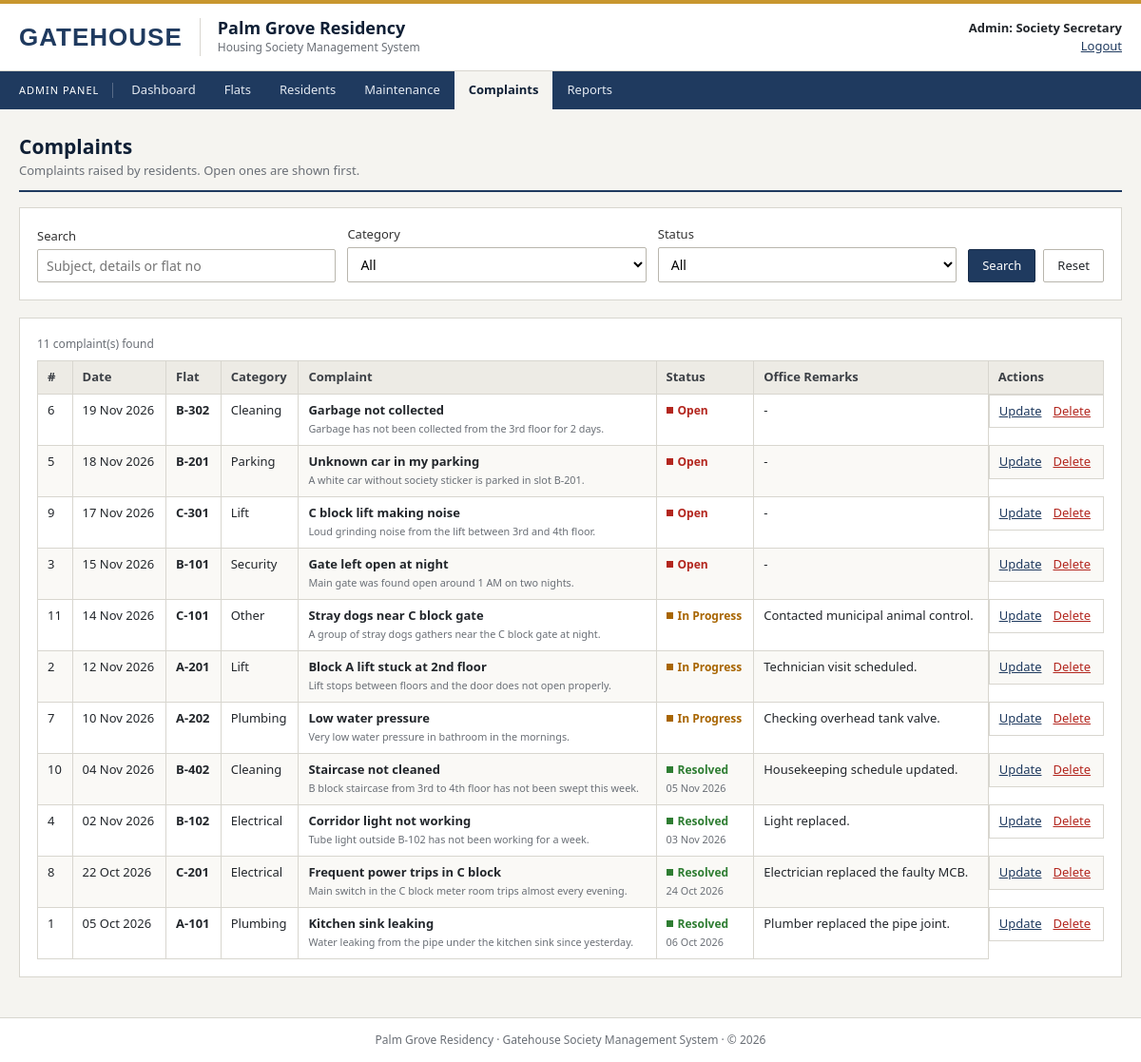
/admin/complaints.php (signed in), run on the app's committed database.
### tables this page shows
CREATE TABLE complaints (
    complaint_id   INT AUTO_INCREMENT PRIMARY KEY,
    flat_id        INT          NOT NULL,
    category       ENUM('Plumbing','Electrical','Lift','Security','Cleaning','Parking','Other') NOT NULL,
    subject        VARCHAR(150) NOT NULL,
    description    TEXT         NOT NULL,
    status         ENUM('Open','In Progress','Resolved') NOT NULL DEFAULT 'Open',
    admin_remarks  VARCHAR(255),
    created_at     TIMESTAMP DEFAULT CURRENT_TIMESTAMP,
    resolved_on    DATE NULL,
    FOREIGN KEY (flat_id) REFERENCES flats(flat_id) ON DELETE CASCADE
);

CREATE TABLE flats (
    flat_id     INT AUTO_INCREMENT PRIMARY KEY,
    flat_no     VARCHAR(10)  NOT NULL UNIQUE,    
    password    VARCHAR(255) NOT NULL,           
    block       VARCHAR(5)   NOT NULL,
    floor_no    INT          NOT NULL,
    flat_type   ENUM('1BHK','2BHK','3BHK') NOT NULL,
    area_sqft   INT          NOT NULL,
    status      ENUM('Occupied','Vacant') NOT NULL DEFAULT 'Vacant',
    created_at  TIMESTAMP DEFAULT CURRENT_TIMESTAMP
);

### admin/complaints.php (the view, shortened to what this page needs)
<?php
require_once '../config/db.php';
$q        = trim($_GET['q'] ?? '');
$status   = $_GET['status'] ?? '';
$category = $_GET['category'] ?? '';
$where = []; $types = ''; $params = [];
$sql = "SELECT c.*, f.flat_no
        FROM complaints c JOIN flats f ON f.flat_id = c.flat_id"
     . ($where ? " WHERE " . implode(' AND ', $where) : '')
     . " ORDER BY FIELD(c.status, 'Open', 'In Progress', 'Resolved'), c.created_at DESC";
$complaints = db_select($conn, $sql, $types, $params);
include '../includes/header.php';
?>
<div class="page-head">
    <div><h1>Complaints</h1><p>Complaints raised by residents. Open ones are shown first.</p></div>
</div>
<div class="card">
    <form method="get" class="filter-bar">
        <div class="form-group">
            <label for="q">Search</label>
            <input type="text" id="q" name="q" value="<?= e($q) ?>" placeholder="Subject, details or flat no">
        </div>
        <div class="form-group">
            <label for="category">Category</label>
            <select id="category" name="category"><option value="">All</option><?= options($CATEGORIES, $category) ?></select>
        </div>
        <div class="form-group">
            <label for="status">Status</label>
            <select id="status" name="status"><option value="">All</option><?= options($COMPLAINT_STATUS, $status) ?></select>
        </div>
        <div class="btns">
            <button class="btn" type="submit">Search</button>
            <a class="btn btn-light" href="complaints.php">Reset</a>
        </div>
    </form>
</div>
<div class="card">
    <p class="count"><?= $complaints->num_rows ?> complaint(s) found</p>
    <div class="table-wrap">
        <table>
            <thead><tr><th>#</th><th>Date</th><th>Flat</th><th>Category</th><th>Complaint</th><th>Status</th><th>Office Remarks</th><th>Actions</th></tr></thead>
            <tbody>
            <?php while ($c = $complaints->fetch_assoc()): ?>
                <tr>
                    <td><?= $c['complaint_id'] ?></td>
                    <td><?= fmt_date($c['created_at']) ?></td>
                    <td><b><?= e($c['flat_no']) ?></b></td>
                    <td><?= e($c['category']) ?></td>
                    <td class="wrap"><b><?= e($c['subject']) ?></b><br><small><?= e($c['description']) ?></small></td>
                    <td><?= badge($c['status']) ?>
                        <?php if ($c['resolved_on']): ?><br><small><?= fmt_date($c['resolved_on']) ?></small><?php endif; ?></td>
                    <td class="wrap"><?= e($c['admin_remarks'] ?: '-') ?></td>
                    <td class="actions">
                        <a href="complaint_edit.php?id=<?= $c['complaint_id'] ?>">Update</a>
                        <form method="post" action="complaint_delete.php" data-confirm="Delete complaint #<?= $c['complaint_id'] ?>?">
                            <button type="submit" class="link-btn danger">Delete</button>
                        </form>
                    </td>
                </tr>
            <?php endwhile; ?>
            </tbody>
        </table>
    </div>
</div>
<?php include '../includes/footer.php'; ?>

### includes/functions.php (shortened to what this page needs)
<?php
function e($value)
{
    return htmlspecialchars((string)$value, ENT_QUOTES, 'UTF-8');
}
function db_select($conn, $sql, $types = '', $params = [])
{
    $stmt = $conn->prepare($sql);
    $stmt->execute();
    return $stmt->get_result();
}
function badge($status)
{
    $cls = strtolower(str_replace(' ', '-', $status));
    return '<span class="badge badge-' . e($cls) . '">' . e($status) . '</span>';
}
function fmt_date($date)
{
    return $date ? date('d M Y', strtotime($date)) : '-';
}

### assets/css/style.css (style rules this page uses)
:root { --brand: #1f3a5f; --brand-dark: #172c49; --brand-deep: #0f1f35; --brand-light: #e9eef5; --accent: #c8962e; --paper: #f5f4f0; --white: #ffffff; --ink: #22262b; --muted: #6a6f76; --line: #d8d6cf; --head: #edebe5; --green: #2e7d32; --red: #b3261e; --amber: #a86500; }
* { box-sizing: border-box; margin: 0; padding: 0; }
body { font-family: Tahoma, Verdana, "Segoe UI", Arial, sans-serif; background: var(--paper); color: var(--ink); font-size: 14px; line-height: 1.5; min-height: 100vh; display: flex; flex-direction: column; }
a { color: var(--brand); }
h1, h2, .site-name { font-weight: bold; }
.page-head { display: flex; justify-content: space-between; align-items: flex-end; gap: 12px; margin-bottom: 16px; padding-bottom: 10px; border-bottom: 2px solid var(--brand); flex-wrap: wrap; }
.page-head h1 { font-size: 21px; color: var(--brand-deep); }
.page-head p { color: var(--muted); font-size: 13px; }
.card { background: var(--white); border: 1px solid var(--line); padding: 18px; margin-bottom: 18px; }
.btn { display: inline-block; padding: 7px 14px; border: 1px solid var(--brand-dark); border-radius: 2px; font-size: 13px; cursor: pointer; background: var(--brand); color: #fff; font-family: inherit; text-decoration: none; }
.btn-light { background: var(--white); color: var(--ink); border-color: #b9b6ad; }
.link-btn { background: none; border: 0; padding: 0; font: inherit; font-size: 13px; color: var(--brand); text-decoration: underline; cursor: pointer; }
.link-btn.danger { color: var(--red); }
.actions { display: flex; gap: 12px; align-items: center; }
.actions form { display: inline; }
.table-wrap { overflow-x: auto; }
table { width: 100%; border-collapse: collapse; font-size: 13px; }
th, td { padding: 7px 10px; text-align: left; border: 1px solid var(--line); white-space: nowrap; vertical-align: top; }
th { background: var(--head); color: #3b3f45; }
td.wrap { white-space: normal; min-width: 220px; }
tbody tr:nth-child(even) td { background: #faf9f6; }
td small { color: var(--muted); }
.count { color: var(--muted); font-size: 12px; margin-bottom: 8px; }
.badge { font-size: 12px; font-weight: bold; white-space: nowrap; }
.badge::before { content: ""; display: inline-block; width: 7px; height: 7px; margin-right: 5px; vertical-align: 1px; background: currentColor; }
.badge-paid, .badge-resolved, .badge-occupied { color: var(--green); }
.badge-unpaid, .badge-open { color: var(--red); }
.badge-in-progress { color: var(--amber); }
.form-group { display: flex; flex-direction: column; }
label { font-size: 13px; margin-bottom: 4px; color: #333; }
input, select, textarea { padding: 7px 9px; border: 1px solid #b9b6ad; border-radius: 2px; font-size: 14px; font-family: inherit; background: #fff; width: 100%; }
.filter-bar { display: flex; gap: 12px; flex-wrap: wrap; align-items: flex-end; }
.filter-bar .form-group { flex: 1; min-width: 150px; }
.filter-bar .btns { display: flex; gap: 8px; }

### data on the page
complaints: complaint_id "6", created_at "19 Nov 2026", flat.flat_no "B-302", category "Cleaning", subject "Garbage not collected", description "Garbage has not been collected from the 3rd floor for 2 days.", status "Open", admin_remarks "-"
complaints: complaint_id "5", created_at "18 Nov 2026", flat.flat_no "B-201", category "Parking", subject "Unknown car in my parking", description "A white car without society sticker is parked in slot B-201.", status "Open", admin_remarks "-"
complaints: complaint_id "9", created_at "17 Nov 2026", flat.flat_no "C-301", category "Lift", subject "C block lift making noise", description "Loud grinding noise from the lift between 3rd and 4th floor.", status "Open", admin_remarks "-"
complaints: complaint_id "3", created_at "15 Nov 2026", flat.flat_no "B-101", category "Security", subject "Gate left open at night", description "Main gate was found open around 1 AM on two nights.", status "Open", admin_remarks "-"
complaints: complaint_id "11", created_at "14 Nov 2026", flat.flat_no "C-101", category "Other", subject "Stray dogs near C block gate", description "A group of stray dogs gathers near the C block gate at night.", status "In Progress", admin_remarks "Contacted municipal animal control."
complaints: complaint_id "2", created_at "12 Nov 2026", flat.flat_no "A-201", category "Lift", subject "Block A lift stuck at 2nd floor", description "Lift stops between floors and the door does not open properly.", status "In Progress", admin_remarks "Technician visit scheduled."
complaints: complaint_id "7", created_at "10 Nov 2026", flat.flat_no "A-202", category "Plumbing", subject "Low water pressure", description "Very low water pressure in bathroom in the mornings.", status "In Progress", admin_remarks "Checking overhead tank valve."
complaints: complaint_id "10", created_at "04 Nov 2026", flat.flat_no "B-402", category "Cleaning", subject "Staircase not cleaned", description "B block staircase from 3rd to 4th floor has not been swept this week.", status "Resolved", resolved_on "05 Nov 2026", admin_remarks "Housekeeping schedule updated."
complaints: complaint_id "4", created_at "02 Nov 2026", flat.flat_no "B-102", category "Electrical", subject "Corridor light not working", description "Tube light outside B-102 has not been working for a week.", status "Resolved", resolved_on "03 Nov 2026", admin_remarks "Light replaced."
complaints: complaint_id "8", created_at "22 Oct 2026", flat.flat_no "C-201", category "Electrical", subject "Frequent power trips in C block", description "Main switch in the C block meter room trips almost every evening.", status "Resolved", resolved_on "24 Oct 2026", admin_remarks "Electrician replaced the faulty MCB."
complaints: complaint_id "1", created_at "05 Oct 2026", flat.flat_no "A-101", category "Plumbing", subject "Kitchen sink leaking", description "Water leaking from the pipe under the kitchen sink since yesterday.", status "Resolved", resolved_on "06 Oct 2026", admin_remarks "Plumber replaced the pipe joint."

### other printed values
APP_NAME "GATEHOUSE"
SOCIETY_NAME "Palm Grove Residency"
$who "Admin: Society Secretary"
$label "Dashboard"
$label "Flats"
$label "Residents"
$label "Maintenance"
$label "Complaints"
$label "Reports"
$complaints->num_rows "11"
APP_NAME "Gatehouse"
